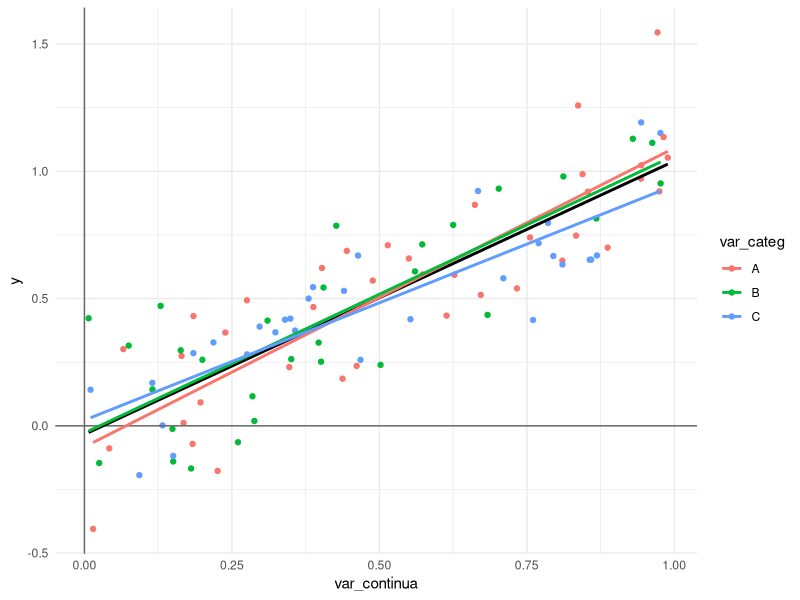
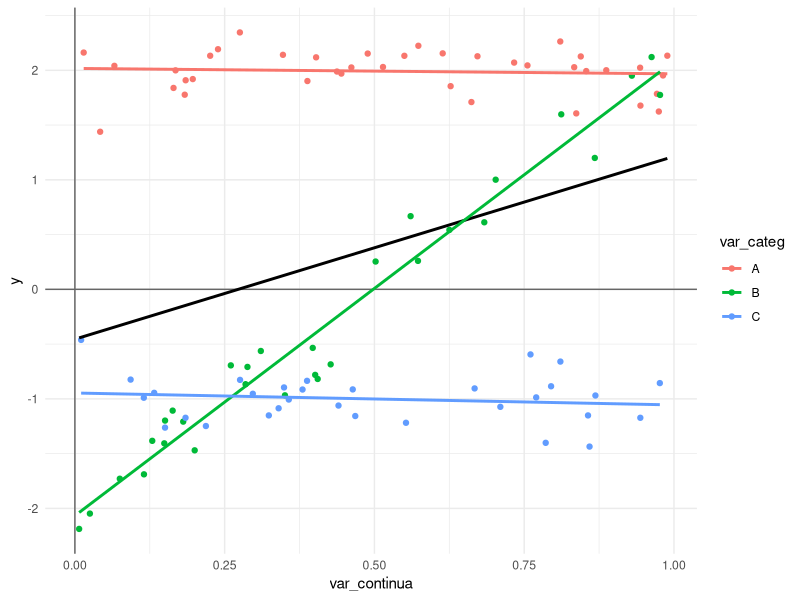
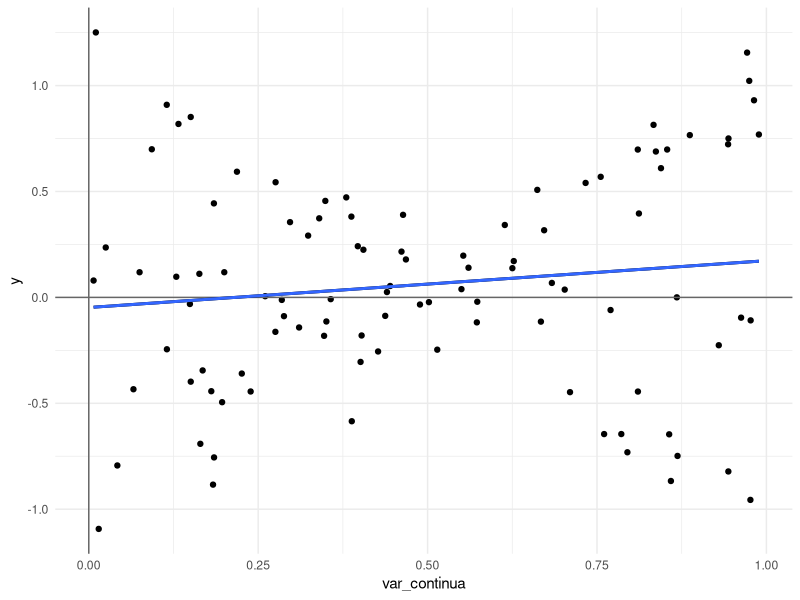
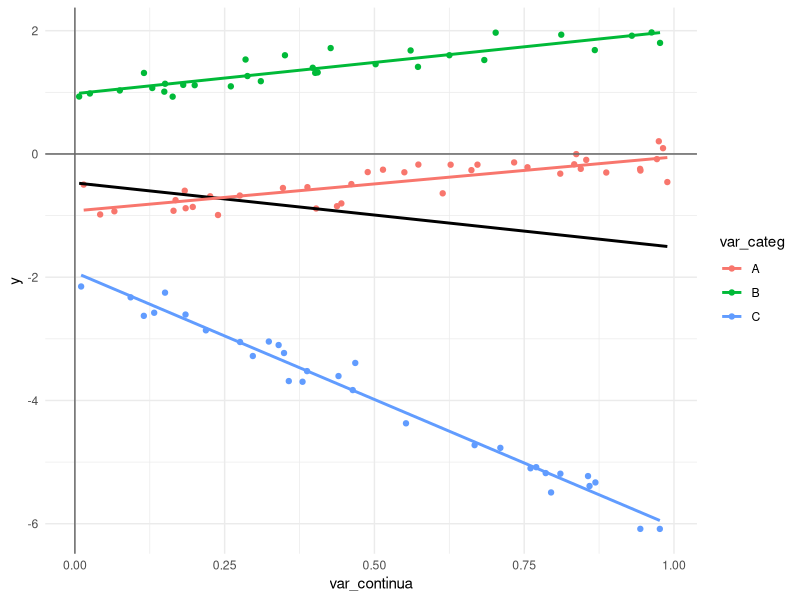
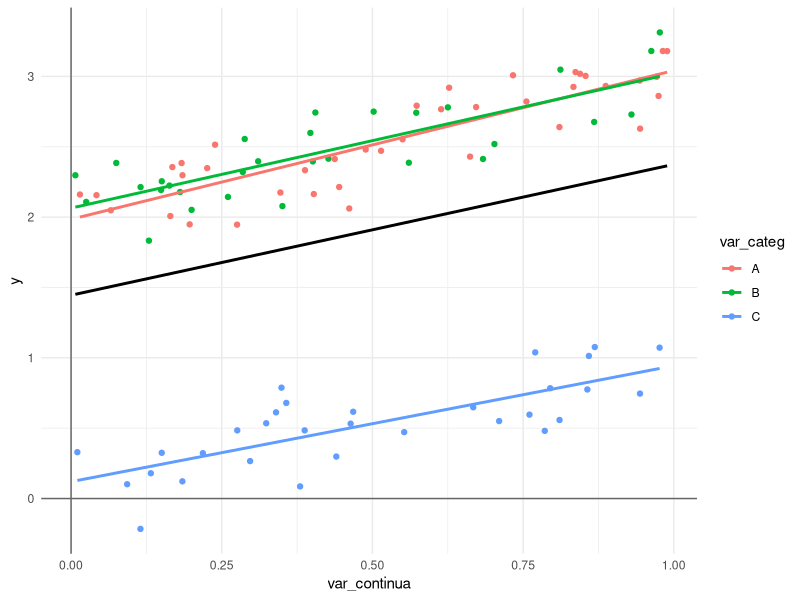
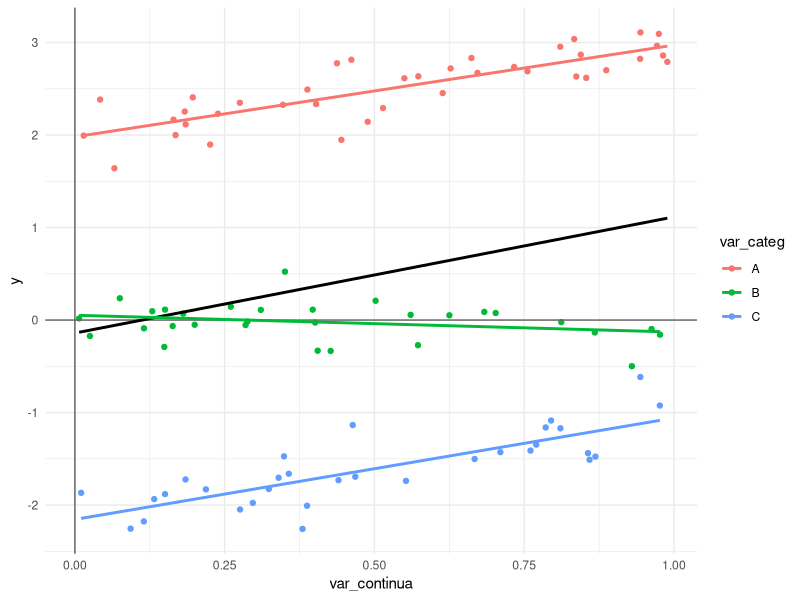

Here is the R script that generated these plots, in order:
library(tidyverse)

params_sem_parabola <- expand.grid(
  interceptA = -2:2,
  interceptB = -2:2,
  interceptC = -2:2,
  slopeA = c(-4, 1, 0, 1, 4),
  slopeB = c(-4, 1, 0, 1, 4),
  slopeC = c(-4, 1, 0, 1, 4),
  quadraticoA = 0,
  quadraticoB = 0,
  quadraticoC = 0
)

params_com_parabola <- expand.grid(
  interceptA = -1:1,
  interceptB = -1:1,
  interceptC = -1:1,
  slopeA = -1:1,
  slopeB = -1:1,
  slopeC = -1:1,
  quadraticoA = -1:3,
  quadraticoB = -1:3,
  quadraticoC = -1:3
)

params <- bind_rows(
  params_sem_parabola,
  params_com_parabola
) %>%
  distinct() %>%
  as.matrix()

set.seed(2)
n = 100
x <- tibble(
  var_continua = runif(n),
  var_categ = sample(c("A", "B", "C"), n, replace = TRUE) %>% as.factor()
)
xm <- model.matrix(~ 0 + var_categ + var_continua:var_categ + I(var_continua^2):var_categ, data = x)


interacoes <- function(parametros = NULL, com_parabolas = FALSE, cores = TRUE) {
  
  if(is.null(parametros)) {
    if(com_parabolas) {
      parametros <- params[sample.int(nrow(params), 1),]
    } else {
      parametros <- unlist(params_sem_parabola[sample.int(nrow(params_sem_parabola), 1),])
    }
  }
  
  y <- as_tibble(xm %*% t(t(parametros)), .name_repair = "minimal") %>%
    set_names("y")
  
  y <- y + rnorm(nrow(y), sd = 0.2)
  
  xy <- bind_cols(x, y)
  
  base <- ggplot(xy, aes(x = var_continua)) 
  
  if(cores) {
    base <- base + geom_point(aes(colour = var_categ))
  } else {
    base <- base + geom_point()
  }
  
  base <- base +
    geom_vline(xintercept = 0, colour = "grey40") +
    geom_hline(yintercept = 0, colour = "grey40") +
    theme_minimal()
  
  
  modelo <- lm(y ~ (var_continua)* var_categ, data = xy)
  
  grafico <- base + aes(y = y) + geom_smooth(method = "lm", se = FALSE, colour = "black") 
  if(all(parametros[7:9] == 0)) {
    if(cores) {
      grafico <- grafico + geom_smooth(aes(colour = var_categ), method = "lm", se = FALSE)
    } else {
      grafico <- grafico + geom_smooth(method = "lm", se = FALSE)
    }
  } else {
    if(cores) {
      grafico <- grafico + geom_smooth(aes(colour = var_categ), method = "lm", formula = y ~ poly(x, 2), se = FALSE)
    } else {
      grafico <- grafico + geom_smooth(method = "lm", formula = y ~ poly(x, 2), se = FALSE)
    }
  }
    
  summary <- summary(modelo)
  list(
    grafico = grafico,
    summary = summary,
    parametros = parametros,
    modelo = modelo
  )
} 

infos <- interacoes(c(
  intercepto_do_A = 0, 
  intercepto_do_B = 0, 
  intercepto_do_C = 0, 
  
  inclinacao_do_A = 1, 
  inclinacao_do_B = 1, 
  inclinacao_do_C = 1, 
  
  ao_quadrado_do_A = 0, 
  ao_quadrado_do_B = 0, 
  ao_quadrado_do_C = 0
  )
)
infos$summary
infos$grafico
infos$parametros %>% t %>% t

infos <- interacoes()
infos$summary
infos$grafico
infos$parametros

# Exemplo: Paradóxo de Simpson 
set.seed(1)
infos <- interacoes(c(
    intercepto_do_A = -1, 
    intercepto_do_B = 0, 
    intercepto_do_C = 1, 
    
    inclinacao_do_A = 2, 
    inclinacao_do_B = 0, 
    inclinacao_do_C = -2, 
    
    ao_quadrado_do_A = 0, 
    ao_quadrado_do_B = 0, 
    ao_quadrado_do_C = 0
  ),
  cores = FALSE
)

infos$summary
infos$grafico
infos$parametros




# exercício1: gere um gráfico e avalie:
# se há efeito de 'var_continua'
# se há efeito de 'var_categ'
# se há interação entre 'var_continua' com 'var_categ' em relação ao intercepto
# se há interação entre 'var_continua' com 'var_categ' em relação a inclinação
set.seed(1)
infos <- interacoes()
infos$grafico
# se há efeito de 'var_continua'

# se há efeito de 'var_categ'

# se há interação entre 'var_continua' com 'var_categ' em relação a inclinação



# exercício2: repita o exercício 1, mas agora com outro gráfico sorteado.
set.seed(896)
infos <- interacoes()
infos$grafico
# se há efeito de 'var_continua'

# se há efeito de 'var_categ'

# se há interação entre 'var_continua' com 'var_categ' em relação a inclinação


# exercício3: repita o exercício 1, mas agora com outro gráfico sorteado.
set.seed(905)
infos <- interacoes()
infos$grafico
infos$summary

# se há efeito de 'var_continua'

# se há efeito de 'var_categ'

# se há interação entre 'var_continua' com 'var_categ' em relação a inclinação



